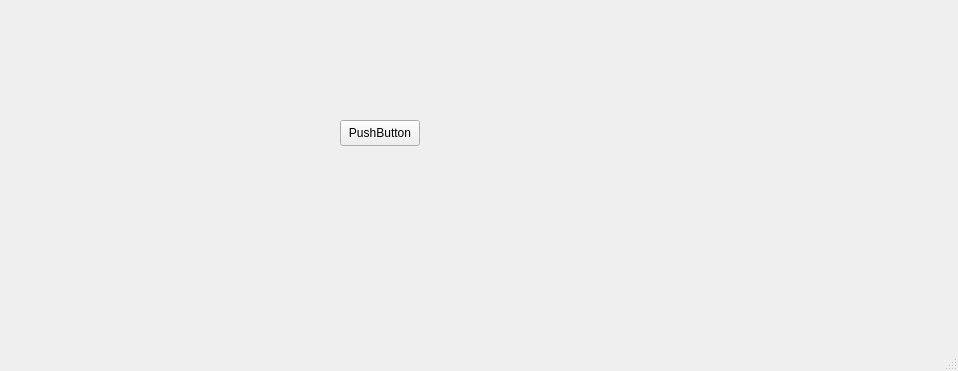
<?xml version="1.0" encoding="UTF-8"?>
<ui version="4.0">
 <class>MainWindow</class>
 <widget class="QMainWindow" name="MainWindow">
  <property name="geometry">
   <rect>
    <x>0</x>
    <y>0</y>
    <width>958</width>
    <height>371</height>
   </rect>
  </property>
  <property name="windowTitle">
   <string>MainWindow</string>
  </property>
  <widget class="QWidget" name="centralwidget">
   <widget class="QPushButton" name="pushButton">
    <property name="geometry">
     <rect>
      <x>340</x>
      <y>120</y>
      <width>80</width>
      <height>26</height>
     </rect>
    </property>
    <property name="text">
     <string>PushButton</string>
    </property>
   </widget>
  </widget>
  <widget class="QMenuBar" name="menubar">
   <property name="geometry">
    <rect>
     <x>0</x>
     <y>0</y>
     <width>958</width>
     <height>23</height>
    </rect>
   </property>
  </widget>
  <widget class="QStatusBar" name="statusbar"/>
 </widget>
 <resources/>
 <connections/>
</ui>
